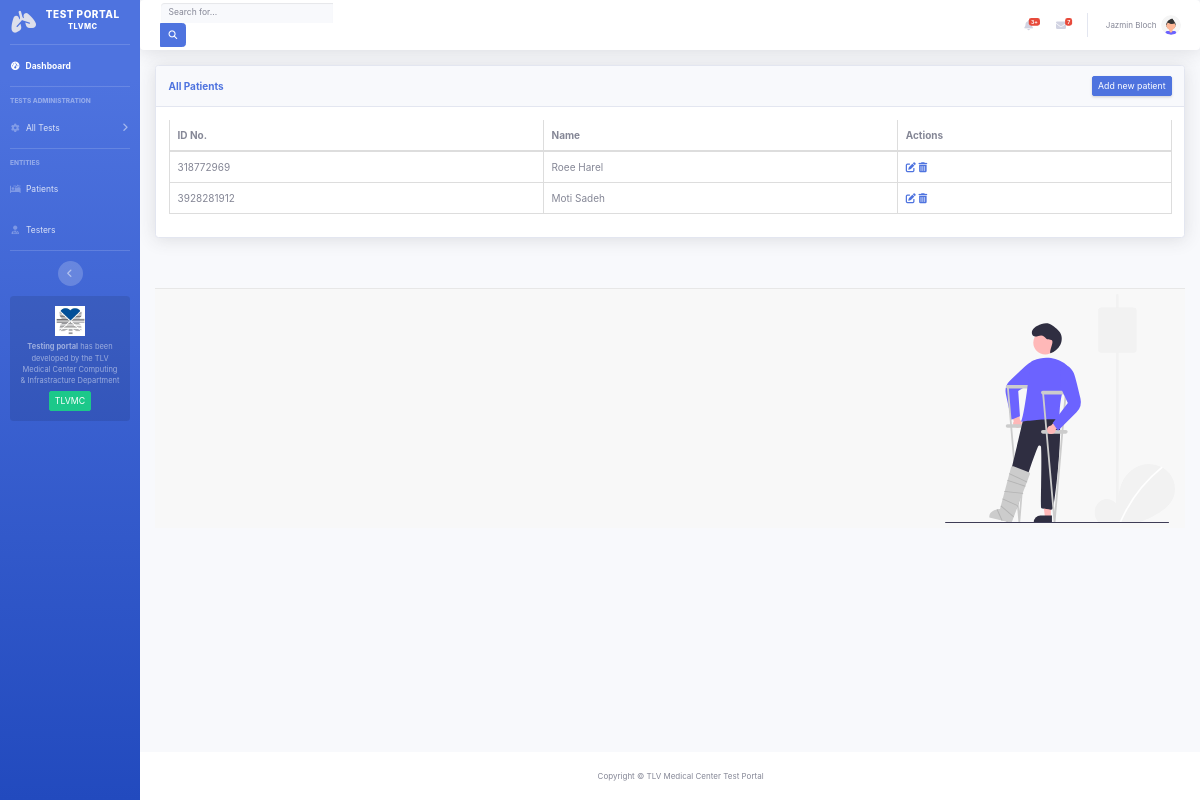
Before: /Beryllium/patients with the older database file.
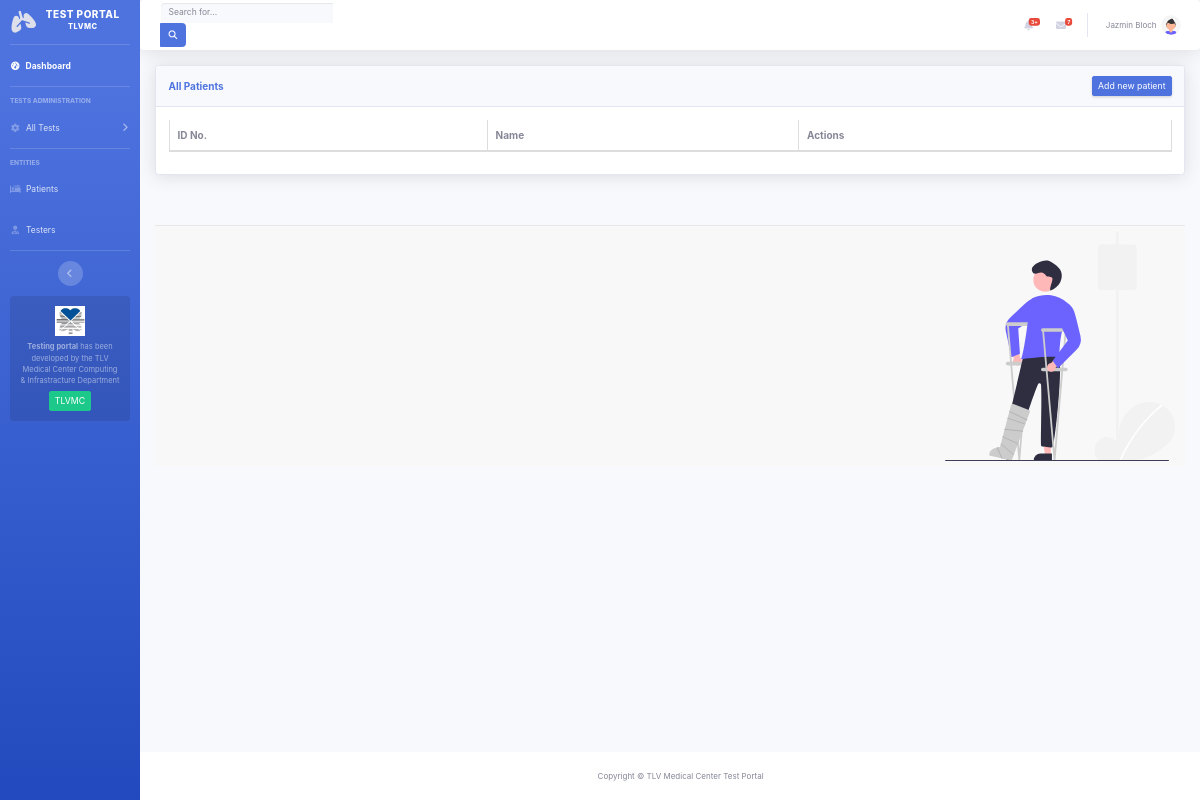
After: the same page with the newer database file.
### Beryllium/models.py (models this page shows)
class Patient (models.Model):
    id = models.CharField(max_length=12, primary_key=True)
    first_name = models.CharField(max_length=200)
    last_name = models.CharField(max_length=200)
    def __str__(self):
        return self.first_name + " " + self.last_name

### Beryllium/views.py (the view)
# urls.py: path('Beryllium/patients', patientsView),
def patientsView(request):
    template = "Beryllium/patients.html"
    context = {'patients':Patient.objects.all()}
    return render(request,template,context)

### Beryllium/templates/Beryllium/patients.html (shortened to what this page needs)
{% extends "../base_site.html" %}
    {%load static%}
    {% load crispy_forms_tags %}
{%block imports%}
<link href="{%static 'node_modules/datatables/dataTables.bootstrap4.min.css'%}" rel="stylesheet">
{%endblock%}
{%block content%}
<div class="row">
    <div class="col">
        <div class="card shadow mb-4">
            <div
            class="card-header py-3 d-flex flex-row align-items-center justify-content-between">
            <h6 class="m-0 font-weight-bold text-primary">All Patients</h6>
            <button class="d-none d-sm-inline-block btn btn-sm btn-primary shadow-sm">Add new patient</button>
            </div>
            <div class="card-body">
                <div class="table-responsive">
                        <table id="patients" class="table table-bordered">
                            <thead>
                            <tr>
                            <th>ID No.</th><th>Name</th><th>Actions</th>
                            </tr>
                            </thead>
                            <tbody>
                                {%for p in patients%}
                                <tr>
                                    <td>{{p.id}}</td><td>{{p}}</td><td><a class="edit" title="Edit" data-toggle="tooltip"><i class="fas fa-edit"></i></a>
                                        <a class="delete" title="Delete" data-toggle="tooltip"><i class="fas fa-trash-alt"></i></a></td>
                                </tr>
                                {%endfor%}
                            </tbody>
                        </table>
                </div>
            </div>
        </div>
    </div>
</div>
<br>
<footer class="sticky-footer ">
    <div class="navbar navbar-default navbar-fixed-bottom">
        <ul class="navbar-nav ml-auto">
        <img src="{%static 'vectors/undrawPatients.svg'%}" width="230px"alt="">
        </ul>
    </div>
</footer>
{%endblock%}

Changed rows visible on the page:
removed Patient: id "318772969", first_name+last_name "Roee Harel"
removed Patient: id "3928281912", first_name+last_name "Moti Sadeh"
